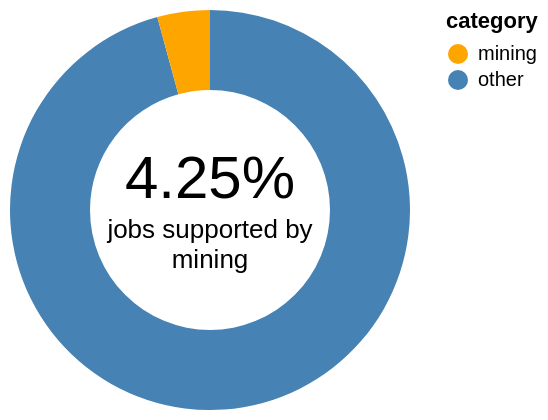

Here is the Vega-Lite specification saved for this chart:
### Vega-Lite specification from a JSON file in a GitHub repository (floating-point values rounded to 4 significant figures)
{"$schema": "https://vega.github.io/schema/vega-lite/v5.json", "width": 200, "height": 200, "view": {"stroke": null}, "layer": [{"data": {"values": [{"category": "other", "value": 676.6}, {"category": "mining", "value": 30}]}, "mark": {"type": "arc", "innerRadius": 60}, "encoding": {"theta": {"field": "value", "type": "quantitative"}, "color": {"field": "category", "scale": {"domain": ["mining", "other"], "range": ["orange", "#4682b4"]}}}}, {"data": {"values": [{"label": "4.25%"}]}, "mark": {"type": "text", "fill": "black", "align": "center", "baseline": "middle", "dy": -15, "fontSize": 30}, "encoding": {"text": {"field": "label"}}}, {"data": {"values": [{"label": ["jobs supported by", "mining"]}]}, "mark": {"type": "text", "fill": "black", "align": "center", "baseline": "middle", "dy": 10, "fontSize": 13}, "encoding": {"text": {"field": "label"}}}]}
